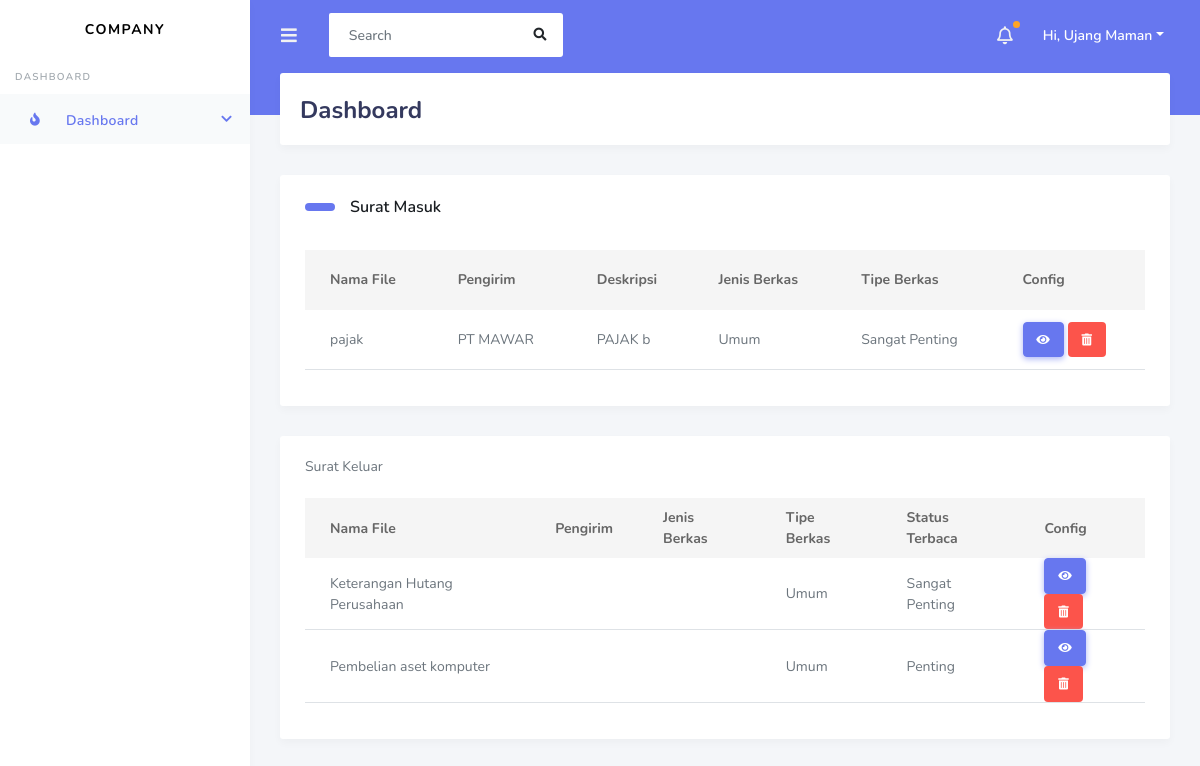
The page /super/users/super_user/ on the database as committed earlier.
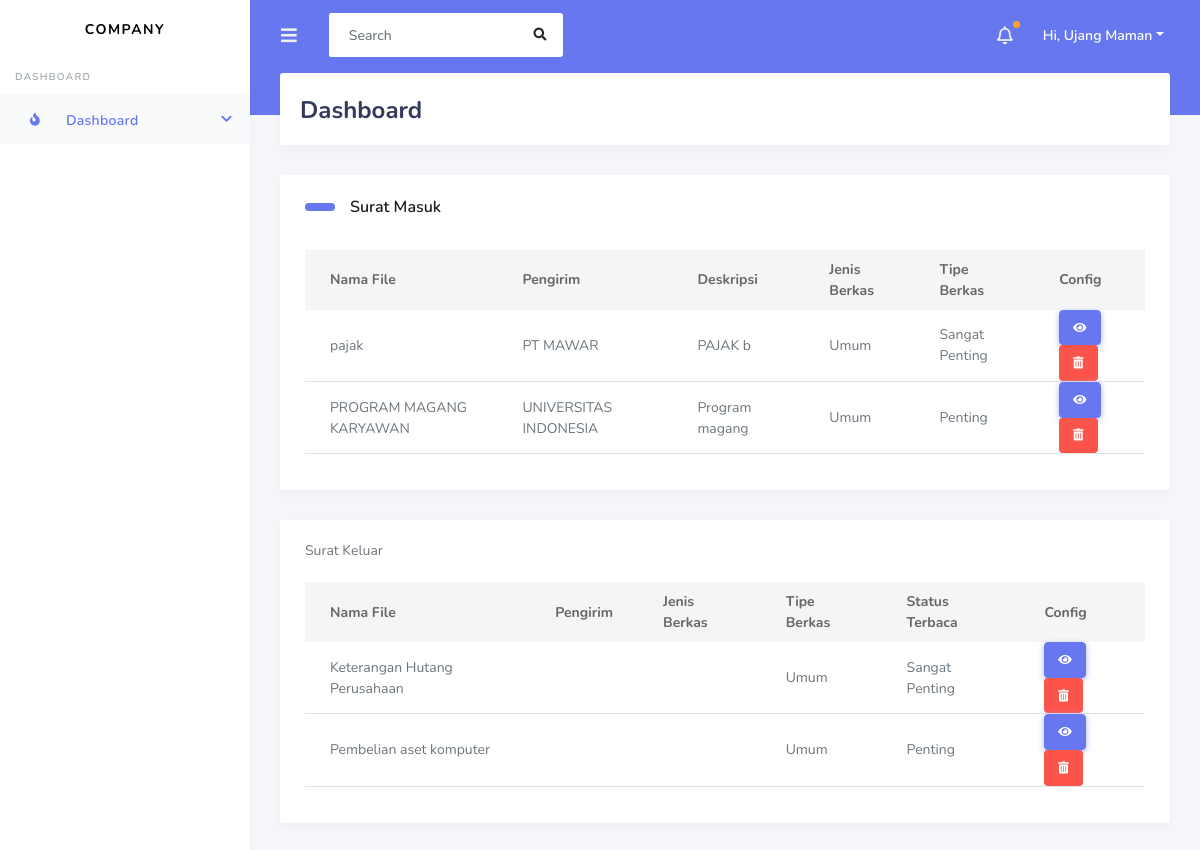
The same page on the database as committed later.
### arsip/models.py (models this page shows, shortened)
class SuratMasuk(models.Model):
    TYPE_BERKAS = [('B', 'Biasa'), ('P', 'Penting'), ('SP', 'Sangat Penting')]
    file = models.ManyToManyField(File)
    fileName = models.CharField(max_length=40, default=file.name)
    jenisBerkas = models.ForeignKey(JenisBerkas, on_delete=models.CASCADE)
    typeBerkas = models.CharField(choices=TYPE_BERKAS, max_length=10, default='B')
    department = models.ManyToManyField(Department)
    upload_for = models.ManyToManyField(Pengguna, related_name='target')
    address_sender = models.CharField(max_length=160, null=True)
    sender = models.CharField(max_length=120, null=True)
    description = models.CharField(max_length=60)
    upload_by = models.ForeignKey(Pengguna, related_name='uploaded', on_delete=models.CASCADE)
    created_at = models.DateTimeField(default=timezone.now)
    url = models.CharField(null=True, max_length=40)
    reader = models.ManyToManyField(Pengguna, related_name='reader', blank=True)
    signature = models.ManyToManyField(Pengguna, related_name='signature', blank=True)
    approve_by = models.ManyToManyField(Pengguna, related_name='approved', blank=True)
    status = models.BooleanField(default=True)

class JenisBerkas(models.Model):
    jenisCode = models.CharField(max_length=6)
    jenisName = models.CharField(max_length=16)
    status = models.BooleanField(default=True)
    def __str__(self):
        return self.jenisName

class SuratKeluar(models.Model):
    TYPE_BERKAS = [('B', 'Biasa'), ('P', 'Penting'), ('SP', 'Sangat Penting')]
    file = models.ManyToManyField(File)
    fileName = models.CharField(max_length=120, default=file.name)
    jenisBerkas = models.ForeignKey(JenisBerkas, on_delete=models.CASCADE)
    typeBerkas = models.CharField(choices=TYPE_BERKAS, max_length=16,default='B')
    department = models.ManyToManyField(Department)
    destination_address = models.CharField(max_length=160, null=True)
    description = models.CharField(max_length=60)
    upload = models.ForeignKey(Pengguna, on_delete=models.CASCADE)
    created_at = models.DateTimeField(default=timezone.now)
    url = models.CharField(null=True, max_length=40)
    status = models.BooleanField(default=True)

### arsip/views.py (the view)
# urls.py: path('super/<str:department>/<str:divisi>/', rootDivisi),
def rootDivisi(request, department, divisi):
    if (request.method=='GET'):
        try:
            sm_list = SuratMasuk.objects.all()
            sk_list = SuratKeluar.objects.all()
            return render(request, 'root_division.html', context={
                'sm_list': sm_list,
                'sk_list': sk_list
            })
        except:
            print('EROR SAAT MENGAMBIL DATA DIVISI')
    return render(request, 'root.html', context={})

### arsip/templates/root_division.html (shortened to what this page needs)
{% extends 'base.html' %}
{% block content %}
<div id="app">
  <div class="main-wrapper">
    <div class="navbar-bg"></div>
    <nav class="navbar navbar-expand-lg main-navbar">
      <form class="form-inline mr-auto">
        <ul class="navbar-nav mr-3">
          <li><a href="#" data-toggle="sidebar" class="nav-link nav-link-lg"><i class="fas fa-bars"></i></a></li>
        </ul>
        <div class="search-element">
          <input class="form-control" type="search" placeholder="Search" aria-label="Search" data-width="250">
          <button class="btn" type="submit"><i class="fas fa-search"></i></button>
        </div>
      </form>
      <ul class="navbar-nav navbar-right">
        <li class="dropdown dropdown-list-toggle"><a href="#" data-toggle="dropdown" class="nav-link notification-toggle nav-link-lg beep"><i class="far fa-bell"></i></a>
        </li>
        <li class="dropdown"><a href="#" data-toggle="dropdown" class="nav-link dropdown-toggle nav-link-lg nav-link-user">
          <div class="d-sm-none d-lg-inline-block">Hi, Ujang Maman</div></a>
        </li>
      </ul>
    </nav>
    <div class="main-sidebar">
      <aside id="sidebar-wrapper">
        <div class="sidebar-brand">
          <a href="index.html">COMPANY</a>
        </div>
        <ul class="sidebar-menu">
            <li class="menu-header">Dashboard</li>
            <li class="nav-item dropdown active">
              <a href="#" class="nav-link has-dropdown"><i class="fas fa-fire"></i><span>Dashboard</span></a>
            </li>
        </ul>
      </aside>
    </div>
    <div class="main-content">
      <section class="section">
        <div class="section-header">
          <h1>Dashboard</h1>
        </div>
        <div class="row">
          <div class="col-12">
            <div class="card">
              <div class="card-body">
                <div class="section-title mt-0">Surat Masuk</div>
                <table class="table table-hover">
                  <thead>
                    <tr>
                      <th scope="col">Nama File</th>
                      <th scope="col">Pengirim</th>
                      <th scope="col">Deskripsi</th>
                      <th scope="col">Jenis Berkas</th>
                      <th scope="col">Tipe Berkas</th>
                      <th scope="col">Config</th>
                      <br>
                    </tr>
                  </thead>
                  <tbody>
                    {% for i in sm_list %}
                    <tr>
                      <td>{{ i.fileName }}</td>
                      <td>{{ i.sender}} </td>
                      <td>{{ i.description}} </td>
                      <td>{{ i.jenisBerkas}} </td>
                      <td>{{ i.get_typeBerkas_display }} </td>
                      <td>
                        <form method="/delete/">
                          <a href="{{i.fileName}}" class="btn btn-primary"><i class="fa fa-eye"></i></a>
                          <button class="btn bg-danger text-white"><i class="fa fa-trash-alt white" aria-hidden="true"></i></button>
                        </form>
                      </td>
                    </tr>
                    {% endfor %}
                  </tbody>
                </table>
              </div>
            </div>
          </div>
        </div>
        <div class="row">
          <div class="col-12">
            <div class="card">
              <div class="card-body">
                <div class="section-title-keluar mt-0">Surat Keluar</div>
                <table class="table table-hover">
                  <thead>
                    <tr>
                      <th scope="col">Nama File</th>
                      <th scope="col">Pengirim</th>
                      <th scope="col">Jenis Berkas</th>
                      <th scope="col">Tipe Berkas</th>
                      <th scope="col">Status Terbaca</th>
                      <th scope="col">Config</th>
                      <br>
                    </tr>
                  </thead>
                  <tbody>
                    {% for i in sk_list %}
                    <tr>
                      <td>{{i.fileName }}</td>
                      <td>{{ i.sender}} </td>
                      <td>{{ i.deskripsi}} </td>
                      <td>{{ i.jenisBerkas}} </td>
                      <td>{{ i.get_typeBerkas_display }} </td>
                      <td>
                        <form method="/delete/">
                          <a href="{{i.fileName}}" class="btn btn-primary"><i class="fa fa-eye"></i></a>
                          <button class="btn bg-danger text-white"><i class="fa fa-trash-alt white" aria-hidden="true"></i></button>
                        </form>
                      </td>
                    </tr>
                    {% endfor %}
                  </tbody>
                </table>
              </div>
            </div>
          </div>
        </div>
      </section>
    </div>
  </div>
</div>
{%load static%}
{% endblock %}

### arsip/templates/base.html (shortened to what this page needs)
<!doctype html>
<html lang="en">
    <head>
        {%load static%}
        <link rel="stylesheet" href="https://stackpath.bootstrapcdn.com/bootstrap/4.3.1/css/bootstrap.min.css">
        <link rel="stylesheet" href="https://use.fontawesome.com/releases/v5.7.2/css/all.css">
        <link href="https://cdn.jsdelivr.net/npm/bootstrap@5.0.2/dist/css/bootstrap.min.css" rel="stylesheet">
        <link rel="stylesheet" href="{% static 'bootstrap/css/custom.css' %}">
        <link rel="stylesheet" href="{% static 'bootstrap/css/style.css' %}">
        <link rel="stylesheet" href="{% static 'bootstrap/css/components.css' %}">
    </head>
  <body>
            {% block content %}
            {% endblock %}
  </body>
</html>

Rows that differ between the two databases and show on the page:
added SuratMasuk: fileName "PROGRAM MAGANG KARYAWAN", sender "UNIVERSITAS INDONESIA", description "Program magang", jenisBerkas "Umum", typeBerkas "Penting"
